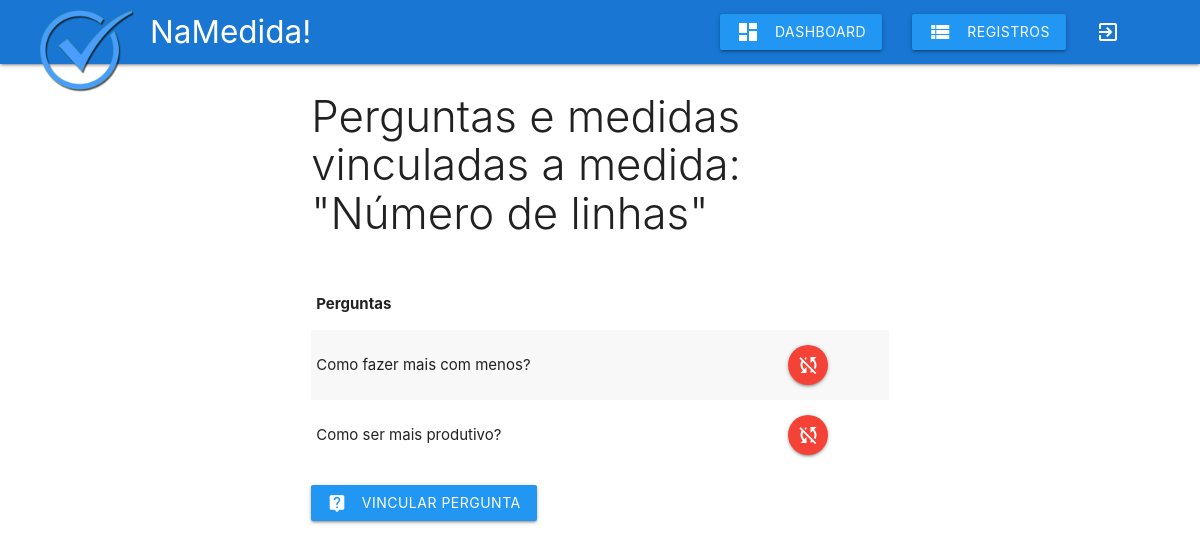
The app's page /php/vinculo-medida.php?idMedida=1 (signed in) with its own data.
### tables this page shows
CREATE TABLE `medida` (
  `idMedida` int(11) NOT NULL,
  `idBase` int(11) DEFAULT NULL,
  `nome` varchar(45) DEFAULT NULL,
  `descricao` varchar(255) DEFAULT NULL,
  `unidade_padrao` varchar(45) DEFAULT NULL,
  `responsavel` varchar(45) DEFAULT NULL,
  `tipo` tinyint(4) DEFAULT NULL
);

CREATE TABLE `perguntamedida` (
  `idPerguntaMedida` int(11) NOT NULL,
  `idMedida` int(11) DEFAULT NULL,
  `idPergunta` int(11) DEFAULT NULL
);

CREATE TABLE `pergunta` (
  `idPergunta` int(11) NOT NULL,
  `idObjEstrategico` int(11) DEFAULT NULL,
  `nome` varchar(255) DEFAULT NULL,
  `descricao` varchar(255) DEFAULT NULL
);

### php/vinculo-medida.php (the view, shortened to what this page needs)
<?php
include_once 'db_connect.php';
include_once 'includes/header.php';
include_once 'includes/navbar.php';
if(isset($_GET['idMedida'])):
	$id = mysqli_escape_string($connect, $_GET['idMedida']);
	$sql = "SELECT * FROM medida WHERE idMedida = '$id'";
	$resultado = mysqli_query($connect, $sql);
	$dados_medida = mysqli_fetch_array($resultado);
endif;
?>
<div class="row">
	<div class="col s12 m6 push-m3">
		<h3 class="light"> Perguntas e medidas vinculadas a medida: "<?php echo $dados_medida['nome']; ?>"</h3>
		<table class="striped responsive-table">
			<thead>
				<tr>
					<th>Perguntas</th>
				</tr>
			</thead>
			<tbody>
				<?php
					$id = $dados_medida['idMedida'];
					$sql = "SELECT * FROM perguntamedida WHERE idMedida = '$id'";
					$resultado = mysqli_query($connect, $sql);
					while ($dados_pergunta_medida = mysqli_fetch_array($resultado)) {
						$id = $dados_pergunta_medida['idPergunta'];
						$sql = "SELECT nome FROM pergunta WHERE idPergunta = '$id'";
						$resultado2 = mysqli_query($connect, $sql);
						$pergunta_nome = mysqli_fetch_array($resultado2);
						?> <tr><td>
							<?php echo $pergunta_nome['nome'];?>
						</td>
						<td><a  href="#modal<?php echo $dados_pergunta_medida['idPerguntaMedida']; ?>" class="btn-floating red modal-trigger"><i title="desvincular" class="material-icons">sync_disabled</i></a></td>
						</tr>
						<?php
					}
				?>
			</tbody>
		</table>
		<a class='btn waves-effect waves-light blue vincular-pergunta-ou-medida-botao' href='vincular-pergunta-medida.php?idMedida=<?php echo $dados_medida['idMedida']; ?>'>vincular pergunta<i class="material-icons left">live_help</i></a>
	</div>
</div>
<?php
include_once 'includes/footer.php';
?>

### php/includes/style.php (style rules this page uses)
.responsive-table { margin-top: 40px; }
.vincular-pergunta-ou-medida-botao { margin-top: 15px; }

### records on screen
medida: nome "Número de linhas"
perguntamedida: idPergunta.nome "Como fazer mais com menos?"
perguntamedida: idPergunta.nome "Como ser mais produtivo?"
